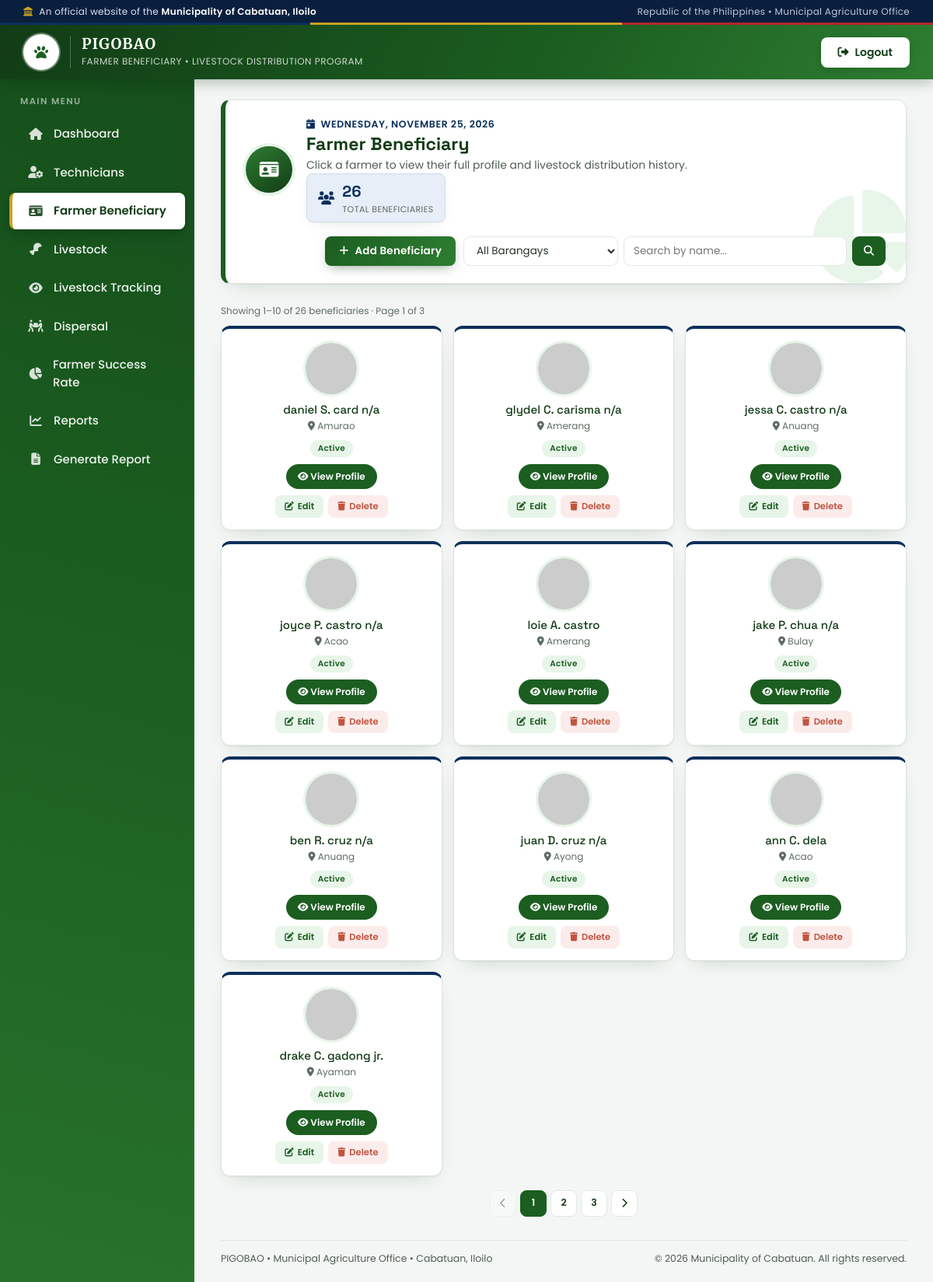
Page /farmer-beneficiary.php (signed in) on the committed database.
### tables this page shows
CREATE TABLE `beneficiaries` (
  `beneficiary_id` int(10) UNSIGNED NOT NULL,
  `firstname` varchar(50) NOT NULL,
  `middlename` varchar(50) DEFAULT NULL,
  `lastname` varchar(50) NOT NULL,
  `extension_name` varchar(10) DEFAULT NULL,
  `gender` enum('Male','Female') NOT NULL,
  `barangay_id` int(10) UNSIGNED NOT NULL,
  `contact` varchar(50) DEFAULT NULL,
  `civil_status` enum('Single','Married','Widowed','Separated') DEFAULT NULL,
  `birthdate` date DEFAULT NULL,
  `photo` varchar(255) DEFAULT NULL,
  `registered_at` timestamp NOT NULL DEFAULT current_timestamp(),
  `status` enum('active','inactive') NOT NULL DEFAULT 'active'
);

CREATE TABLE `barangays` (
  `barangay_id` int(10) UNSIGNED NOT NULL,
  `barangay_name` varchar(100) NOT NULL
);

### farmer-beneficiary.php (the view, shortened to what this page needs)
<?php
require '../db.php';
$search = trim($_GET['q'] ?? '');
$perPage = 10;
$page = max(1, (int)($_GET['page'] ?? 1));
$offset = ($page - 1) * $perPage;
$where = [];
$params = [];
$types = '';
$whereSql = !empty($where)
    ? 'WHERE ' . implode(' AND ', $where)
    : '';
function bindParamsByRef($stmt, $types, &$params)
{
    $refs = [];
    $refs[] = $types;
    foreach ($params as $key => &$value) {
        $refs[] = &$value;
    }
    call_user_func_array([$stmt, 'bind_param'], $refs);
}
$countSql = "
    SELECT COUNT(*) AS total
    FROM beneficiaries b
    $whereSql
";
$countStmt = $conn->prepare($countSql);
$countStmt->execute();
$countResult = $countStmt->get_result();
$countRow = $countResult->fetch_assoc();
$totalCount = (int)($countRow['total'] ?? 0);
$totalPages = max(1, (int)ceil($totalCount / $perPage));
$sql = "
    SELECT
        b.beneficiary_id,
        b.firstname,
        b.middlename,
        b.lastname,
        b.extension_name,
        b.gender,
        b.barangay_id,
        b.contact,
        b.civil_status,
        b.birthdate,
        b.status,
        b.photo,
        br.barangay_name
    FROM beneficiaries b
    LEFT JOIN barangays br
        ON br.barangay_id = b.barangay_id
    $whereSql
    ORDER BY b.lastname ASC, b.firstname ASC
    LIMIT ? OFFSET ?
";
$stmt = $conn->prepare($sql);
$pageParams = $params;
$pageParams[] = $perPage;
$pageParams[] = $offset;
$pageTypes = $types . 'ii';
bindParamsByRef($stmt, $pageTypes, $pageParams);
$stmt->execute();
$result = $stmt->get_result();
$grandTotalResult = $conn->query("
    SELECT COUNT(*) AS total
    FROM beneficiaries
");
$grandTotalRow = $grandTotalResult->fetch_assoc();
$grandTotal = (int)($grandTotalRow['total'] ?? 0);
function pageUrl($overrides = [])
{
    $qs = array_merge($_GET, $overrides);
    return '?' . http_build_query($qs);
}
?>
<!DOCTYPE html>
<html lang="en">
<head>
<link rel="stylesheet" href="https://cdnjs.cloudflare.com/ajax/libs/font-awesome/6.4.0/css/all.min.css">
<link rel="stylesheet" href="https://cdn.jsdelivr.net/npm/bootstrap@5.3.0/dist/css/bootstrap.min.css">
</head>
<body>
<div class="gov-strip">
    <div class="left">
        <i class="fas fa-landmark"></i>
        <span>An official website of the <strong>Municipality of Cabatuan, Iloilo</strong></span>
    </div>
    <div class="right">Republic of the Philippines &bull; Municipal Agriculture Office</div>
</div>
<header>
    <div class="brand">
        <div class="seal">
        </div>
        <div class="titles">
            <h1>PIGOBAO</h1>
            <small>Farmer Beneficiary &bull; Livestock Distribution Program</small>
        </div>
    </div>
    <a href="../adminlog_out.php" class="logout"><i class="fas fa-right-from-bracket"></i> Logout</a>
</header>
<div class="sidebar">
    <div class="menu-title">Main Menu</div>
    <a href="../admin_dashboard.php">
        <i class="fas fa-home"></i>
        Dashboard
    </a>
    <a href="./add-technician.php">
        <i class="fas fa-user-cog"></i>
    Technicians
    </a>
    <a href="./farmer-beneficiary.php" class="active">
        <i class="fas fa-id-card"></i>
        Farmer Beneficiary
    </a>
    <a href="./add-livestock.php">
        <i class="fas fa-drumstick-bite"></i>
        Livestock
    </a>
    <a href="./tracking.php">
        <i class="fas fa-eye"></i>
        Livestock Tracking
    </a>
    <a href="./dispersal.php">
        <i class="fas fa-people-carry-box"></i>
        Dispersal
    </a>
    <a href="./farmer-success-rate.php">
        <i class="fas fa-chart-pie"></i>
        Farmer Success Rate
    </a>
    <a href="./reports.php">
        <i class="fas fa-chart-line"></i>
        Reports
    </a>
    <a href="./generate-report.php">
        <i class="fas fa-file-alt"></i>
        Generate Report
    </a>
</div>
<div class="main-content">
    <div class="page-head page-card">
        <div class="page-icon"><i class="fas fa-id-card"></i></div>
        <div class="page-info">
            <div class="page-date"><i class="fas fa-calendar-day"></i> <?= date('l, F j, Y') ?></div>
            <h2>Farmer Beneficiary</h2>
            <p>
                Click a farmer to view their full profile and livestock distribution history.
            </p>
            <div class="total-badge">
                <i class="fas fa-users"></i>
                <div>
                    <div class="num">
                        <?= number_format($grandTotal) ?>
                    </div>
                    <div class="lbl">
                        Total Beneficiaries
                    </div>
                </div>
            </div>
        </div>
        <div class="head-actions">
            <button type="button" class="add-btn" data-bs-toggle="modal" data-bs-target="#addModal">
                <i class="fas fa-plus"></i> Add Beneficiary
            </button>
            <form class="search-box" method="GET" action="" onsubmit="this.page.value='1';">
            <select name="barangay_id" onchange="this.form.page.value='1'; this.form.submit();">
                <option value="">
                    All Barangays
                </option>
            </select>
            <input
                type="text"
                name="q"
                placeholder="Search by name..."
                value="<?= htmlspecialchars($search) ?>"
            >
            <button type="submit">
                <i class="fas fa-search"></i>
            </button>
            </form>
        </div>
    </div>
    <?php if ($totalCount > 0): ?>
        <div class="results-count">
            Showing
            <?= $offset + 1 ?>–<?= min($offset + $perPage, $totalCount) ?>
            of <?= $totalCount ?> beneficiaries
            <?php if ($totalPages > 1): ?>
                &middot;
                Page <?= $page ?> of <?= $totalPages ?>
            <?php endif; ?>
        </div>
    <?php endif; ?>
    <div class="beneficiary-grid">
        <?php $farmerRows = []; ?>
        <?php if ($result && $result->num_rows > 0): ?>
            <?php while ($row = $result->fetch_assoc()): $farmerRows[] = $row; ?>
                <?php
                $middleInitial = '';
                if (!empty($row['middlename'])) {
                    $middleInitial = ' ' . strtoupper(substr(trim($row['middlename']), 0, 1)) . '.';
                }
                $extension = '';
                if (!empty($row['extension_name'])) {
                    $extension = ' ' . trim($row['extension_name']);
                }
                $fullName = trim(
                    $row['firstname'] .
                    $middleInitial .
                    ' ' .
                    $row['lastname'] .
                    $extension
                );
                if (!empty($row['photo'])) {
                    $photo = '../uploads/beneficiaries/' .
                             rawurlencode($row['photo']);
                } else {
                    $photo = 'https://via.placeholder.com/150?text=No+Photo';
                }
                $status = strtolower(trim($row['status'] ?? ''));
                $statusClass = ($status === 'active')
                    ? 'active'
                    : 'inactive';
                ?>
                <div class="b-card">
                    <img
                        src="<?= htmlspecialchars($photo) ?>"
                        alt="Farmer photo"
                        onerror="this.src='https://via.placeholder.com/150?text=No+Photo';"
                    >
                    <h4>
                        <?= htmlspecialchars($fullName) ?>
                    </h4>
                    <div class="addr">
                        <i class="fas fa-map-marker-alt"></i>
                        <?= htmlspecialchars($row['barangay_name'] ?? 'No Barangay') ?>
                    </div>
                    <span class="status-badge <?= $statusClass ?>">
                        <?= htmlspecialchars($row['status'] ?? 'Unknown') ?>
                    </span>
                    <br>
                    <a
                        class="view-btn"
                        href="farmer-profile.php?id=<?= urlencode($row['beneficiary_id']) ?>"
                    >
                        <i class="fas fa-eye"></i>
                        View Profile
                    </a>
                    <div class="card-actions">
                        <button type="button" class="action-btn edit" data-bs-toggle="modal" data-bs-target="#editModal<?= $row['beneficiary_id'] ?>">
                            <i class="fas fa-edit"></i> Edit
                        </button>
                        <a href="farmer-beneficiary.php?<?= htmlspecialchars(http_build_query(array_merge($_GET, ['delete' => $row['beneficiary_id']]))) ?>"
                           class="action-btn delete"
                           onclick="return confirm('Delete <?= htmlspecialchars($fullName) ?>?')">
                           <i class="fas fa-trash"></i> Delete
                        </a>
                    </div>
                </div>
            <?php endwhile; ?>
        <?php endif; ?>
    </div>
    <?php if ($totalPages > 1): ?>
        <div class="pagination">
            <?php if ($page > 1): ?>
                <a href="<?= pageUrl(['page' => $page - 1]) ?>">
                    <i class="fas fa-chevron-left"></i>
                </a>
            <?php else: ?>
                <span class="disabled">
                    <i class="fas fa-chevron-left"></i>
                </span>
            <?php endif; ?>
            <?php
            $windowStart = max(1, $page - 2);
            $windowEnd = min($totalPages, $page + 2);
            for ($p = $windowStart; $p <= $windowEnd; $p++) {
                if ($p === $page) {
                    echo '<span class="current">' . $p . '</span>';
                } else {
                    echo '<a href="' .
                         htmlspecialchars(pageUrl(['page' => $p])) .
                         '">' . $p . '</a>';
                }
            }
            ?>
            <?php if ($page < $totalPages): ?>
                <a href="<?= pageUrl(['page' => $page + 1]) ?>">
                    <i class="fas fa-chevron-right"></i>
                </a>
            <?php else: ?>
                <span class="disabled">
                    <i class="fas fa-chevron-right"></i>
                </span>
            <?php endif; ?>
        </div>
    <?php endif; ?>
    <div class="gov-footer">
        <div class="inner">
            <span>PIGOBAO &bull; Municipal Agriculture Office &bull; Cabatuan, Iloilo</span>
            <span>&copy; <?=date('Y')?> Municipality of Cabatuan. All rights reserved.</span>
        </div>
    </div>
</div>
</body>
</html>

### rows in the picture
beneficiaries: fullName "daniel S. card n/a", barangay.barangay_name "Amurao", status "Active"
beneficiaries: fullName "glydel C. carisma n/a", barangay.barangay_name "Amerang", status "Active"
beneficiaries: fullName "jessa C. castro n/a", barangay.barangay_name "Anuang", status "Active"
beneficiaries: fullName "joyce P. castro n/a", barangay.barangay_name "Acao", status "Active"
beneficiaries: fullName "loie A. castro", barangay.barangay_name "Amerang", status "Active"
beneficiaries: fullName "jake P. chua n/a", barangay.barangay_name "Bulay", status "Active"
beneficiaries: fullName "ben R. cruz n/a", barangay.barangay_name "Anuang", status "Active"
beneficiaries: fullName "juan D. cruz n/a", barangay.barangay_name "Ayong", status "Active"
beneficiaries: fullName "ann C. dela", barangay.barangay_name "Acao", status "Active"
beneficiaries: fullName "drake C. gadong jr.", barangay.barangay_name "Ayaman", status "Active"

### other values in the picture
$grandTotal "26"
$offset + 1 "1"
min($offset + $perPage, $totalCount) "10"
$totalCount "26"
$page "1"
$totalPages "3"
